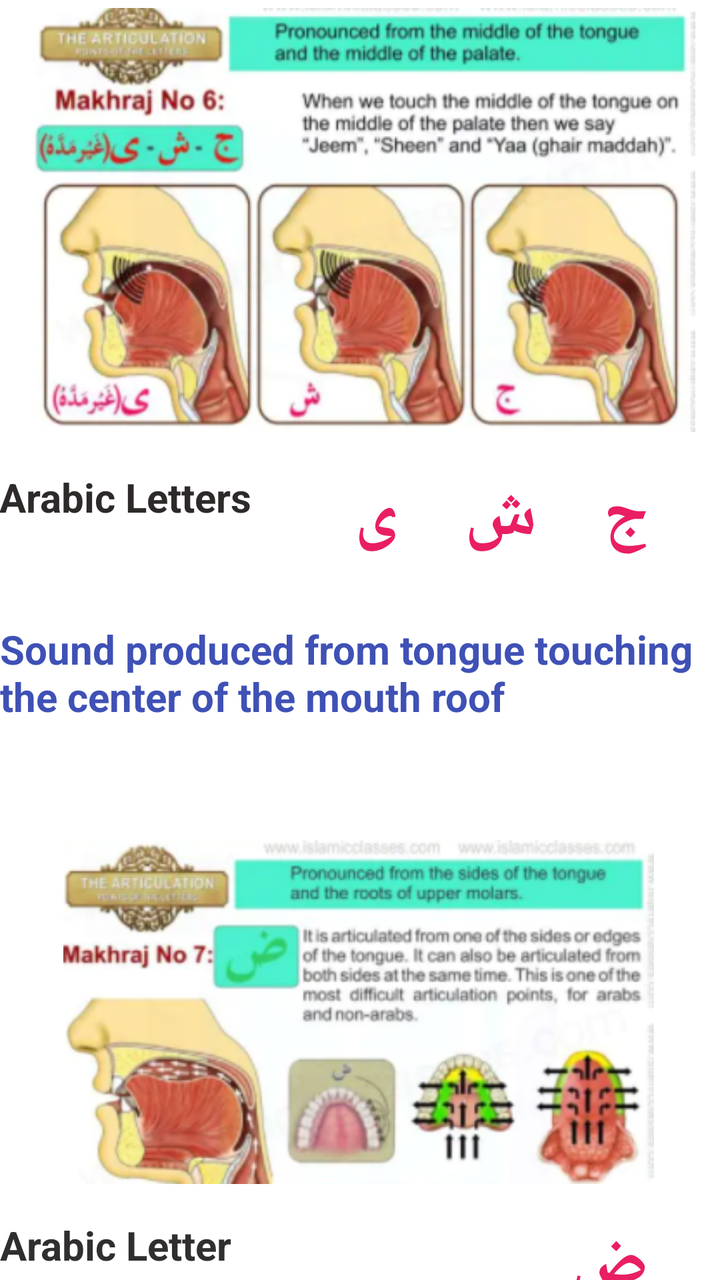
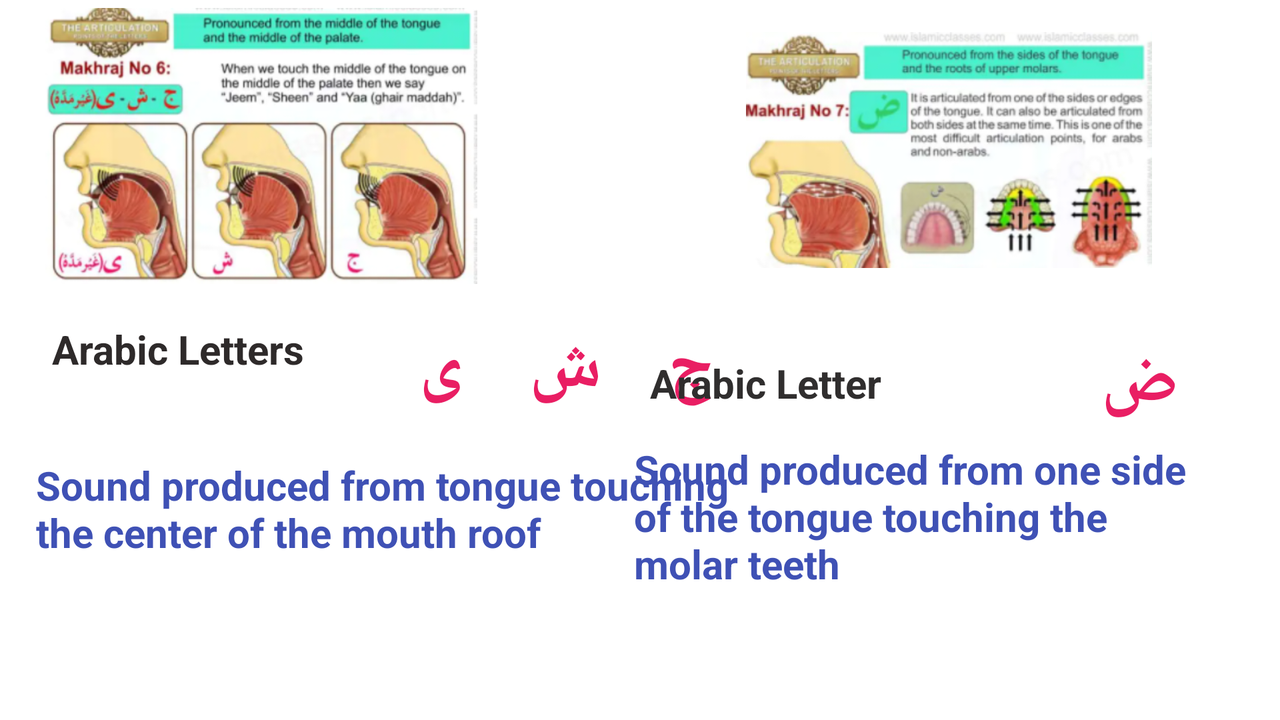

The same Android screen from two of the app's own layout files: first res/layout/ as a phone draws it, then the repository's variant for another configuration, drawn on a device whose configuration selects that folder. Both files follow.
<!-- AndroidManifest.xml: application theme Theme.Arabic -->
<!-- res/layout/activity_main5.xml -->
<?xml version="1.0" encoding="utf-8"?>
<androidx.constraintlayout.widget.ConstraintLayout xmlns:android="http://schemas.android.com/apk/res/android"
    xmlns:app="http://schemas.android.com/apk/res-auto"
    xmlns:tools="http://schemas.android.com/tools"
    android:layout_width="match_parent"
    android:layout_height="match_parent"
    tools:context=".MainActivity5">

    <ImageView
        android:id="@+id/imageView2"
        android:layout_width="400dp"
        android:layout_height="212dp"
        android:layout_marginStart="7dp"
        android:layout_marginTop="4dp"
        android:layout_marginEnd="4dp"
        app:layout_constraintEnd_toEndOf="parent"

        app:layout_constraintStart_toStartOf="parent"
        app:layout_constraintTop_toTopOf="parent"
        app:srcCompat="@drawable/capture9" />

    <TextView
        android:id="@+id/textView15"
        android:layout_width="wrap_content"
        android:layout_height="wrap_content"
        android:layout_marginStart="32dp"
        android:layout_marginTop="19dp"
        android:layout_marginEnd="42dp"
        android:background="@drawable/textview_border"
        android:text="Arabic Letters"
        android:textColor="#2E2A2A"
        android:textSize="20sp"
        android:textStyle="bold"
        app:layout_constraintEnd_toStartOf="@+id/textView16"
        app:layout_constraintStart_toStartOf="parent"
        app:layout_constraintTop_toBottomOf="@+id/imageView2" />

    <TextView
        android:id="@+id/textView16"
        android:layout_width="189dp"
        android:layout_height="60dp"

        android:layout_marginTop="19dp"
        android:layout_marginEnd="36dp"
        android:text="ج    ش    ی "
        android:textColor="#E91E63"
        android:textSize="34sp"
        android:textStyle="bold"
        app:layout_constraintEnd_toEndOf="parent"
        app:layout_constraintTop_toBottomOf="@+id/imageView2" />

    <TextView
        android:id="@+id/textView17"
        android:layout_width="369dp"
        android:layout_height="68dp"
        android:layout_marginStart="16dp"
        android:layout_marginTop="16dp"
        android:layout_marginEnd="8dp"
        android:background="@drawable/textview_border"
        android:text="Sound produced from tongue touching the center of the mouth roof"
        android:textColor="#3F51B5"
        android:textSize="20sp"
        android:textStyle="bold"
        app:layout_constraintEnd_toEndOf="parent"
        app:layout_constraintStart_toStartOf="parent"
        app:layout_constraintTop_toBottomOf="@+id/textView16" />

    <View
        android:id="@+id/divider4"
        android:layout_width="409dp"
        android:layout_height="5dp"
        android:layout_marginStart="1dp"
        android:layout_marginTop="20dp"
        android:layout_marginEnd="1dp"
        android:background="@drawable/textview_border"

        app:layout_constraintEnd_toEndOf="parent"
        app:layout_constraintHorizontal_bias="0.0"
        app:layout_constraintStart_toStartOf="parent"
        app:layout_constraintTop_toBottomOf="@+id/textView17" />

    <ImageView
        android:id="@+id/imageView5"
        android:layout_width="394dp"
        android:layout_height="172dp"

        android:layout_marginStart="8dp"
        android:layout_marginTop="16dp"
        android:layout_marginEnd="10dp"
        app:layout_constraintEnd_toEndOf="parent"
        app:layout_constraintStart_toStartOf="parent"
        app:layout_constraintTop_toBottomOf="@+id/divider4"
        app:srcCompat="@drawable/capture10" />

    <TextView
        android:id="@+id/textView18"
        android:layout_width="wrap_content"
        android:layout_height="wrap_content"
        android:layout_marginStart="32dp"
        android:layout_marginTop="17dp"
        android:layout_marginEnd="158dp"
        android:background="@drawable/textview_border"
        android:text="Arabic Letter"
        android:textColor="#302E2E"
        android:textSize="20sp"
        android:textStyle="bold"
        app:layout_constraintEnd_toStartOf="@+id/textView19"
        app:layout_constraintStart_toStartOf="parent"
        app:layout_constraintTop_toBottomOf="@+id/imageView5" />

    <TextView
        android:id="@+id/textView19"
        android:layout_width="83dp"
        android:layout_height="49dp"
        android:layout_marginTop="17dp"
        android:layout_marginEnd="36dp"
        android:text="ض"
        android:textColor="#E91E63"
        android:textSize="34sp"
        android:textStyle="bold"
        app:layout_constraintEnd_toEndOf="parent"
        app:layout_constraintTop_toBottomOf="@+id/imageView5" />

    <TextView
        android:id="@+id/textView20"
        android:layout_width="373dp"
        android:layout_height="58dp"
        android:layout_marginStart="32dp"
        android:layout_marginTop="4dp"
        android:background="@drawable/textview_border"
        android:text="Sound produced from one side of the tongue touching the molar teeth"
        android:textColor="#3F51B5"
        android:textSize="20sp"
        android:textStyle="bold"
        app:layout_constraintEnd_toEndOf="parent"
        app:layout_constraintHorizontal_bias="1.0"
        app:layout_constraintStart_toStartOf="parent"
        app:layout_constraintTop_toBottomOf="@+id/textView19" />
</androidx.constraintlayout.widget.ConstraintLayout>
<!-- resources referenced by this layout -->
<resources>
  <!-- drawable capture10: png bitmap (drawable, 135157 bytes) -->
  <!-- drawable capture9: png bitmap (drawable, 210004 bytes) -->
  <style name="Theme.Arabic" parent="Theme.MaterialComponents.DayNight.DarkActionBar">
          
          <item name="colorPrimary">@color/purple_500</item>
          <item name="colorPrimaryVariant">@color/purple_700</item>
          <item name="colorOnPrimary">@color/white</item>
          
          <item name="colorSecondary">@color/teal_200</item>
          <item name="colorSecondaryVariant">@color/teal_700</item>
          <item name="colorOnSecondary">@color/black</item>
          
          <item name="android:statusBarColor" tools:targetApi="l">?attr/colorPrimaryVariant</item>
          
      </style>
  <color name="purple_500">#FF6200EE</color>
  <color name="purple_700">#FF3700B3</color>
  <color name="white">#FFFFFFFF</color>
  <color name="teal_200">#FF03DAC5</color>
  <color name="teal_700">#FF018786</color>
  <color name="black">#FF000000</color>
</resources>
<!-- res/layout-land/activity_main5.xml (the repository's variant of the layout above) -->
<!-- drawn on the phone turned sideways -->
<?xml version="1.0" encoding="utf-8"?>
<androidx.constraintlayout.widget.ConstraintLayout xmlns:android="http://schemas.android.com/apk/res/android"
    xmlns:app="http://schemas.android.com/apk/res-auto"
    xmlns:tools="http://schemas.android.com/tools"
    android:layout_width="match_parent"
    android:layout_height="match_parent"
    tools:context=".MainActivity5">

    <ImageView
        android:id="@+id/imageView2"
        android:layout_width="338dp"
        android:layout_height="138dp"

        android:layout_marginStart="18dp"
        android:layout_marginTop="4dp"
        android:layout_marginEnd="50dp"
        app:layout_constraintEnd_toStartOf="@+id/divider4"
        app:layout_constraintStart_toStartOf="parent"
        app:layout_constraintTop_toTopOf="parent"
        app:srcCompat="@drawable/capture9" />

    <TextView
        android:id="@+id/textView15"
        android:layout_width="wrap_content"
        android:layout_height="wrap_content"
        android:layout_marginStart="26dp"
        android:layout_marginTop="19dp"
        android:layout_marginEnd="15dp"
        android:background="@drawable/textview_border"
        android:text="Arabic Letters"
        android:textColor="#2E2A2A"
        android:textSize="20sp"
        android:textStyle="bold"
        app:layout_constraintEnd_toStartOf="@+id/textView16"
        app:layout_constraintStart_toStartOf="parent"
        app:layout_constraintTop_toBottomOf="@+id/imageView2" />

    <TextView
        android:id="@+id/textView16"
        android:layout_width="189dp"
        android:layout_height="60dp"

        android:layout_marginTop="19dp"
        android:layout_marginEnd="24dp"
        android:text="ج    ش    ی "
        android:textColor="#E91E63"
        android:textSize="34sp"
        android:textStyle="bold"
        app:layout_constraintEnd_toStartOf="@+id/divider4"
        app:layout_constraintTop_toBottomOf="@+id/imageView2" />

    <TextView
        android:id="@+id/textView17"
        android:layout_width="361dp"
        android:layout_height="67dp"
        android:layout_marginStart="18dp"
        android:layout_marginTop="8dp"
        android:layout_marginEnd="43dp"
        android:background="@drawable/textview_border"
        android:text="Sound produced from tongue touching the center of the mouth roof"
        android:textColor="#3F51B5"
        android:textSize="20sp"
        android:textStyle="bold"
        app:layout_constraintEnd_toStartOf="@+id/divider4"
        app:layout_constraintHorizontal_bias="0.0"
        app:layout_constraintStart_toStartOf="parent"
        app:layout_constraintTop_toBottomOf="@+id/textView16" />

    <View
        android:id="@+id/divider4"
        android:layout_width="6dp"
        android:layout_height="422dp"
        android:layout_marginStart="24dp"

        android:layout_marginEnd="13dp"
        android:background="@drawable/textview_border"
        app:layout_constraintEnd_toStartOf="@+id/textView20"
        app:layout_constraintStart_toEndOf="@+id/textView16"
        app:layout_constraintTop_toTopOf="parent" />

    <ImageView
        android:id="@+id/imageView5"
        android:layout_width="313dp"
        android:layout_height="118dp"

        android:layout_marginStart="26dp"
        android:layout_marginTop="16dp"
        android:layout_marginEnd="16dp"
        app:layout_constraintEnd_toEndOf="parent"
        app:layout_constraintStart_toEndOf="@+id/divider4"
        app:layout_constraintTop_toTopOf="parent"
        app:srcCompat="@drawable/capture10" />

    <TextView
        android:id="@+id/textView18"
        android:layout_width="wrap_content"
        android:layout_height="wrap_content"
        android:layout_marginStart="26dp"
        android:layout_marginTop="44dp"
        android:layout_marginEnd="65dp"
        android:background="@drawable/textview_border"
        android:text="Arabic Letter"
        android:textColor="#302E2E"
        android:textSize="20sp"
        android:textStyle="bold"
        app:layout_constraintEnd_toStartOf="@+id/textView19"
        app:layout_constraintStart_toEndOf="@+id/divider4"
        app:layout_constraintTop_toBottomOf="@+id/imageView5" />

    <TextView
        android:id="@+id/textView19"
        android:layout_width="83dp"
        android:layout_height="49dp"
        android:layout_marginTop="34dp"
        android:layout_marginEnd="51dp"
        android:text="ض"
        android:textColor="#E91E63"
        android:textSize="34sp"
        android:textStyle="bold"
        app:layout_constraintEnd_toEndOf="parent"
        app:layout_constraintTop_toBottomOf="@+id/imageView5" />

    <TextView
        android:id="@+id/textView20"
        android:layout_width="291dp"
        android:layout_height="78dp"
        android:layout_marginTop="4dp"
        android:layout_marginEnd="32dp"
        android:background="@drawable/textview_border"
        android:text="Sound produced from one side of the tongue touching the molar teeth"
        android:textColor="#3F51B5"
        android:textSize="20sp"
        android:textStyle="bold"
        app:layout_constraintEnd_toEndOf="parent"
        app:layout_constraintTop_toBottomOf="@+id/textView19" />
</androidx.constraintlayout.widget.ConstraintLayout>
